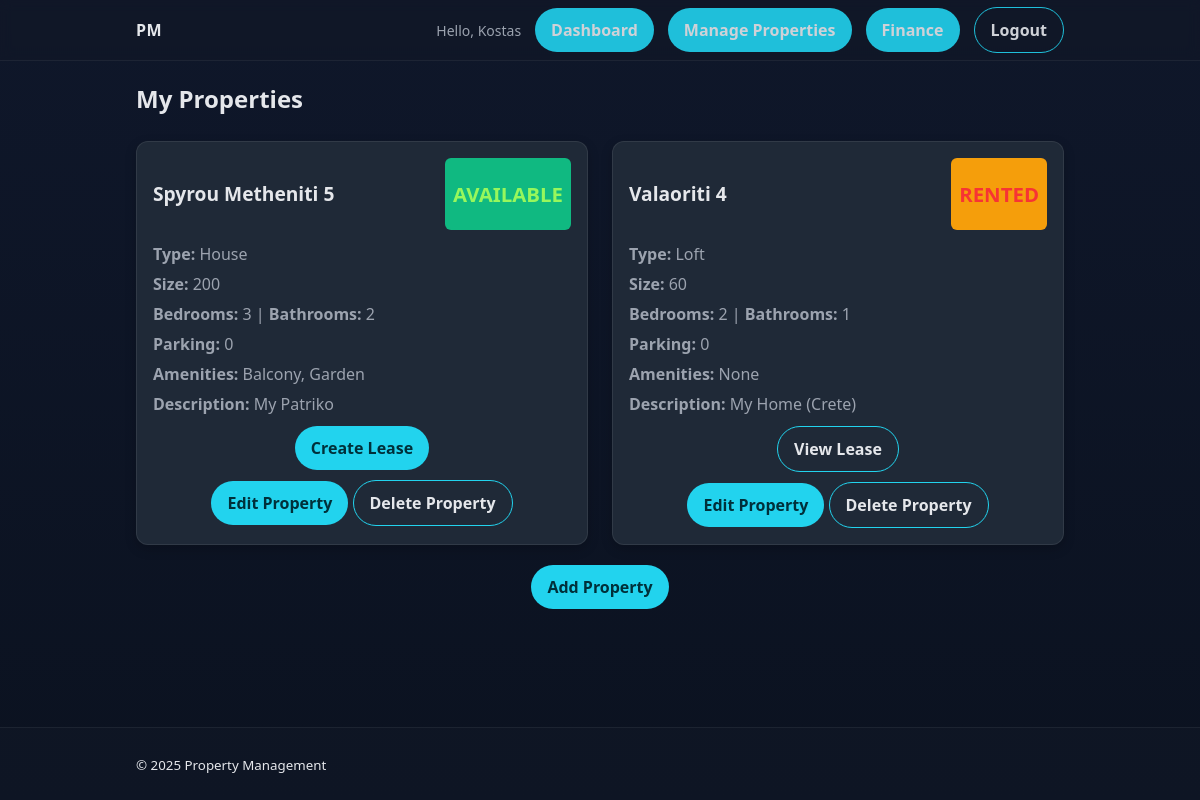
Before: /manage_properties/ (signed in) with the older database file.
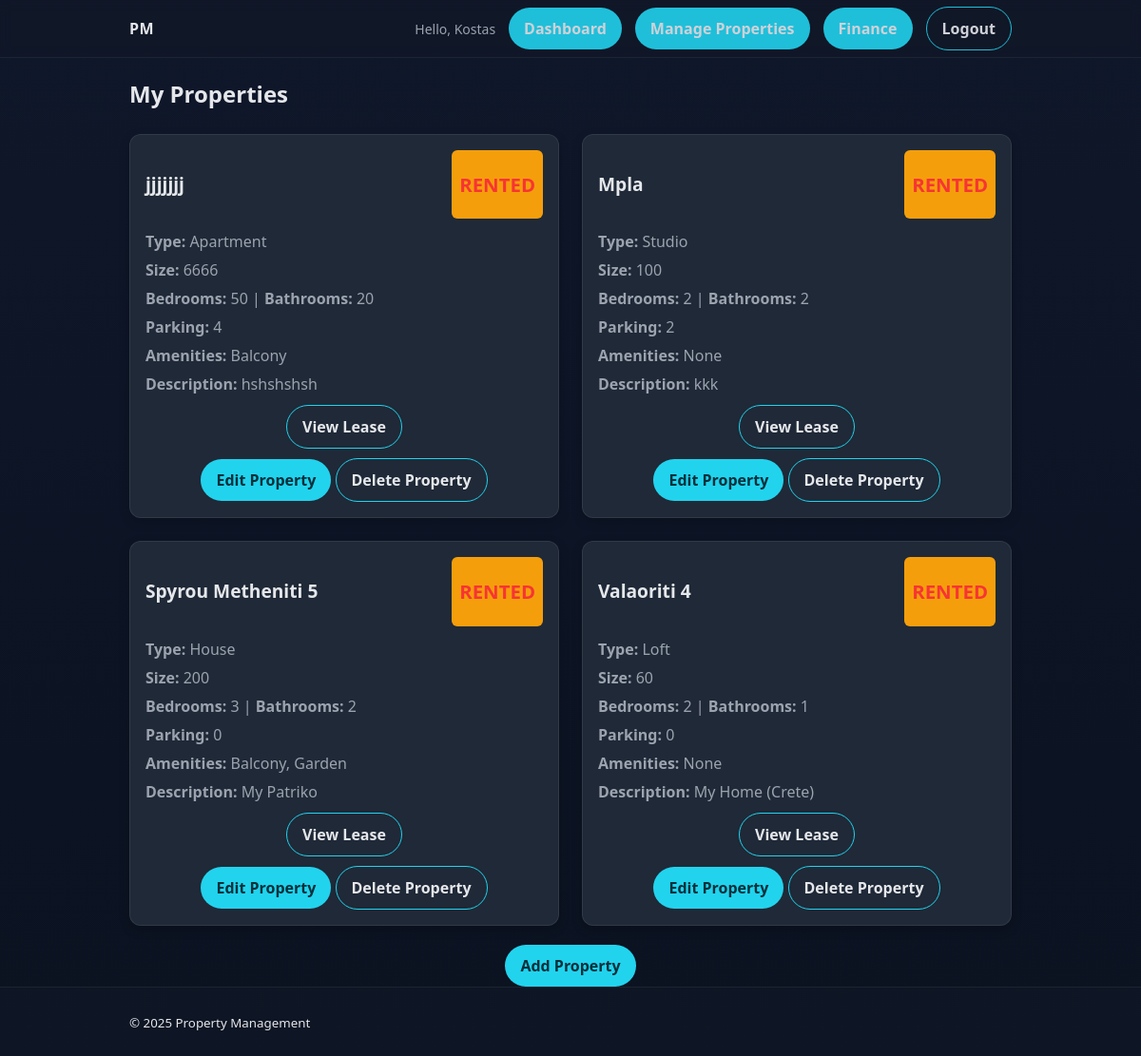
After: the same page with the newer database file.
### pm/models.py (models this page shows, shortened)
class Property(models.Model):
    address = models.CharField(max_length=200)
    property_type = models.CharField(max_length=30, choices=[
        ('condo', 'Condo'),
        ('apartment', 'Apartment'),
        ('studio', 'Studio'),
        ('house', 'House'),
        ('townhouse', 'Townhouse'),
        ('bungalow', 'Bungalow'),
        ('co-op', 'Co-op'),
        ('loft', 'Loft'),
        ('barn', 'Barn'),
        ('shack', 'Shack'),
        ('cottage', 'Cottage'),
        ('parking' ,'Parking')
        ])
    property_size = models.CharField(max_length=50)
    bedrooms = models.IntegerField()
    bathrooms = models.IntegerField()
    parking_spaces = models.IntegerField()
    amenities = models.CharField(max_length=200)
    description = models.TextField()
    owner = models.ForeignKey(User, on_delete=models.CASCADE)
    status = models.CharField(max_length=9, choices=[('available', 'Available'), ('rented', 'Rented')])  # Add a status field with choices
    created_at = models.DateTimeField(auto_now_add=True)
    updated_at = models.DateTimeField(auto_now=True)

### pm/views.py (the view)
# urls.py: path('manage_properties/', views.manage_properties, name='manage_properties'),
@login_required
def manage_properties(request):
    update_status(request)
    leases = Lease.objects.filter(property__owner=request.user).order_by('-created_at')
    leased_properties = [lease.property.id for lease in leases]
    properties = Property.objects.filter(owner=request.user).order_by('-created_at')
    lease_found = False
    return render(request, 'pm/manage_properties.html', {'properties':properties, 'leases':leases, 'leased_properties':leased_properties})

### pm/models.py (called while the page is built, shortened)
    def months_due(self):
        today = timezone.now().date()
        if today < self.start_date:
            return 0
        months_elapsed = (today.year - self.start_date.year) * 12 + today.month - self.start_date.month
        if today.day < self.start_date.day:
            months_elapsed -= 1
        total_due = months_elapsed * self.monthly_payment_amount
        months_due = int((total_due - self.amount_paid) // self.monthly_payment_amount)
        return max(months_due, 0)

    def notify_months_due(self):
        due = self.months_due()
        if due > 0:
            msg_content = f'Lease for {self.property.address} has {due} months due (€{due*self.monthly_payment_amount} remaining).'
            identical = Message.objects.filter(
                owner=self.property.owner,
                lease=self,
                property=self.property,
                content=msg_content
            )

    def update_payment_status(self):
        if self.months_due() > 0 and self.monthly_payment_status.lower() == 'paid':
            self.monthly_payment_status = 'pending'
            self.save()
        elif self.months_due() == 0 and self.monthly_payment_status.lower() == 'pending':
            self.monthly_payment_status = 'paid'
            self.save()
        self.notify_months_due()

### pm/views.py (called while the page is built)
def update_status(request):
    leases = Lease.objects.filter(property__owner=request.user)
    for lease in leases:
        lease.update_payment_status()

### pm/templates/pm/manage_properties.html (shortened to what this page needs)
{% extends 'pm/home.html' %}
{% block content %}
  <h2>My Properties</h2>
  {% if properties %}
    <div class="property-grid">
      {% for property in properties %}
        <div class="property-card">
          <div class="property-header">
            <h3>{{ property.address }}</h3>
            {% if property.status == 'available' %}
            <span class="status {{ property.status|lower }}"><h2 style="color:#97f75c">{{ property.status.upper }}</h2></span>
            {% else %}
            <span class="status {{ property.status|lower }}"><h2 style="color:#f73434">{{ property.status.upper }}</h2></span>
            {% endif %}
          </div>
          <div class="property-details">
            <p><strong>Type:</strong> {{ property.get_property_type_display }}</p>
            <p><strong>Size:</strong> {{ property.property_size }}</p>
            <p><strong>Bedrooms:</strong> {{ property.bedrooms }} | <strong>Bathrooms:</strong> {{ property.bathrooms }}</p>
            <p><strong>Parking:</strong> {{ property.parking_spaces }}</p>
            <p><strong>Amenities:</strong> {{ property.amenities }}</p>
            <p><strong>Description:</strong> {{ property.description }}</p>
            <div style="text-align: center; margin-top: 10px;">
              {% if property.id in leased_properties %}
                  <a href="{% url "edit_lease" property.id %}" class="btn btn-outline">View Lease</a>
              {% else %}
                <a href="{% url "create_lease" property.id %}" class="btn btn-primary">Create Lease</a>
              {% endif %}
            </div>
          </div>
          <div style="text-align: center; margin-top: 10px;">
            <a href="{% url "edit_property" property.id %}" class="btn btn-primary">Edit Property</a>
            <a href="{% url "delete_property" property.id %}" class="btn btn-outline">Delete Property</a>
          </div>
        </div>
      {% endfor %}
    </div>
  {% else %}
    <p>You haven't added any properties yet.</p>
  {% endif %}
  <div style="text-align: center; margin-top: 20px;">
    <a href="{% url "create_property" %}" class="btn btn-primary">Add Property</a>
  </div>
{% endblock %}

### pm/templates/pm/home.html (shortened to what this page needs)
{% extends 'pm/base.html' %}
{% block staff_nav %}
  {% if user.is_staff %}
    <li class="nav-item"><a class="btn" href="{% url 'home' %}">Dashboard</a></li>
    <li class="nav-item"><a class="btn" href="{% url 'manage_properties' %}">Manage Properties</a></li>
    <li class="nav-item"><a class="btn" href="{% url 'finances' %}">Finance</a></li>
  {% else %}
    <li class="nav-item"><a class="btn" href="{% url 'report_problem' %}">Report Problem</a></li>
  {% endif %}
{% endblock %}

### pm/templates/pm/base.html (shortened to what this page needs)
{% load static %}
<!DOCTYPE html>
<html lang="en">
<head>
  <link rel="stylesheet" href="{% static 'pm/css/style.css' %}">
</head>
<body>
  <header class="site-header">
    <nav class="navbar container">
      <a class="brand" href="{% url 'home' %}">PM</a>
      <ul class="nav-links">
        {% if user.is_authenticated %}
          <li class="nav-item user">Hello, {{ user.username }}</li>
          {% block staff_nav %}{% endblock staff_nav %}
          <li class="nav-item"><a class="btn btn-outline" href="{% url 'logout' %}">Logout</a></li>
        {% else %}
          <li class="nav-item"><a href="{% url 'login' %}">Login</a></li>
          <li class="nav-item"><a class="btn" href="{% url 'signup' %}">Sign up</a></li>
        {% endif %}
      </ul>
    </nav>
  </header>
  <main class="container">
    {% block content %}{% endblock %}
  </main>
  <footer class="site-footer">
    <div class="container">
      <small>&copy; {% now "Y" %} Property Management</small>
    </div>
  </footer>
</body>
</html>

### pm/static/pm/css/style.css (style rules this page uses)
:root { --bg: #0f172a; --panel: #111827; --panel-2: #1f2937; --text: #e5e7eb; --muted: #9ca3af; --primary: #22d3ee; --primary-600: #0891b2; --danger: #ef4444; --success: #10b981; --warning: #f59e0b; --radius: 12px; }
* { box-sizing: border-box; }
html, body { height: 100%; }
body { margin: 0; background: linear-gradient(180deg, var(--bg), #0b1220); color: var(--text); font: 16px/1.5 system-ui, -apple-system, Segoe UI, Roboto, Ubuntu, Cantarell, Noto Sans, Helvetica, Arial, "Apple Color Emoji", "Segoe UI Emoji"; display: flex; flex-direction: column; }
.container { width: 100%; max-width: 960px; margin: 0 auto; padding: 0 16px; }
.site-header { position: sticky; top: 0; backdrop-filter: blur(6px); background: rgba(17,24,39,.6); border-bottom: 1px solid rgba(255,255,255,.06); z-index: 10; }
.navbar { display: flex; align-items: center; justify-content: space-between; height: 60px; }
.brand { font-weight: 700; color: var(--text); text-decoration: none; letter-spacing: .5px; }
.nav-links { list-style: none; display: flex; gap: 14px; align-items: center; margin: 0; padding: 0; }
.nav-item a { color: var(--text); text-decoration: none; opacity: .9; }
.nav-item.user { color: var(--muted); font-size: 14px; }
.site-footer { margin-top: auto; padding: 24px 0; border-top: 1px solid rgba(255,255,255,.06); background: rgba(17,24,39,.6); }
.btn { appearance: none; border: none; background: var(--primary); color: #00303a; font-weight: 700; padding: 10px 16px; border-radius: 999px; cursor: pointer; text-decoration: none; display: inline-block; }
.btn-outline { background: transparent; border: 1px solid var(--primary); color: var(--text); }
.property-grid { display: grid; gap: 24px; grid-template-columns: repeat(auto-fit, minmax(300px, 1fr)); margin-top: 24px; }
.property-card { background: var(--panel-2); border: 1px solid rgba(255,255,255,.08); border-radius: var(--radius); padding: 16px; box-shadow: 0 4px 12px rgba(0,0,0,0.2); }
.property-header { display: flex; justify-content: space-between; align-items: center; margin-bottom: 12px; }
.property-header h3 { margin: 0; font-size: 1.2rem; color: var(--text); }
.status { padding: 4px 8px; border-radius: 6px; font-size: 0.85rem; font-weight: 600; text-transform: capitalize; }
.status.rented { background: var(--warning); color: #000; }
.property-details p { margin: 6px 0; color: var(--muted); }

Changed rows visible on the page:
added Property: address "jjjjjjj", status "RENTED", property_type "Apartment", property_size "6666", bedrooms "50", bathrooms "20", parking_spaces "4", amenities "Balcony", description "hshshshsh", shows "View Lease"
added Property: address "Mpla", status "RENTED", property_type "Studio", property_size "100", bedrooms "2", bathrooms "2", parking_spaces "2", amenities "None", description "kkk", shows "View Lease"
changed Property "Spyrou Metheniti 5": status "AVAILABLE" → "RENTED"; text "Create Lease" → "View Lease"
